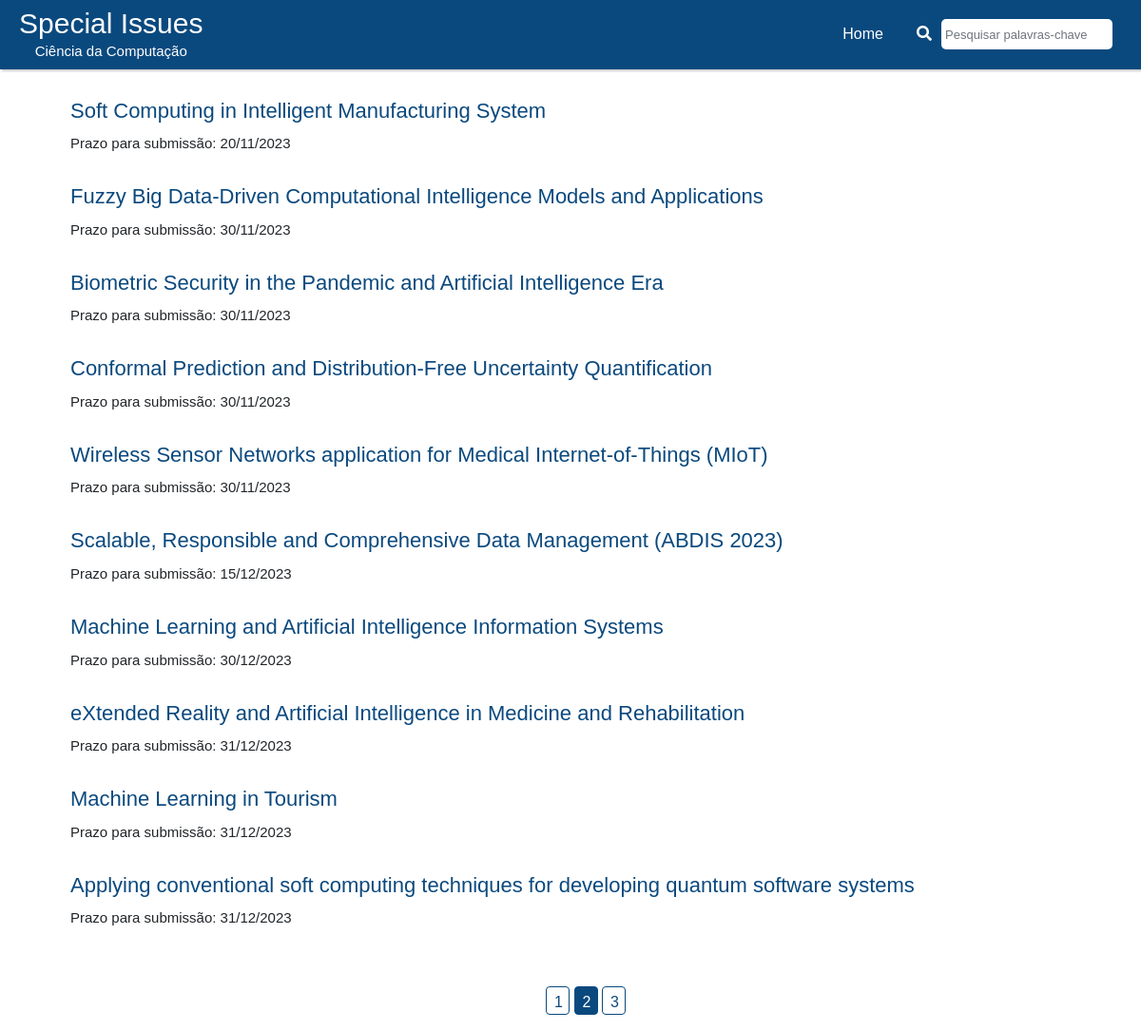
Screenshot of /?page=2 with the database file from the repository.
### website/adm/models.py (models this page shows)
class SPI(db.Model):
    id = db.Column(db.Integer, primary_key=True)
    editora = db.Column(db.String, unique=False, nullable=False)
    revista = db.Column(db.String, unique=False, nullable=False)
    titulo = db.Column(db.String, unique=False, nullable=False)
    link = db.Column(db.String, unique=True, nullable=False)
    prazo = db.Column(db.Date, unique=False, nullable=False)
    datanot = db.Column(db.Date, unique=False, nullable=False)
    detalhes = db.Column(db.String, unique=False, nullable=False)

### website/users/users_rotas.py (the view)
@app.route('/')
def home():
    per_page = 10
    page = request.args.get('page', type=int, default=1)
    specialissues = SPI.query.order_by(SPI.prazo.asc()).paginate(page=page, per_page=per_page)
    return render_template('users/users_home.html', title='Home para Usuários', specialissues=specialissues)

### website/templates/users/users_home.html (shortened to what this page needs)
{% extends 'layout.html' %}
{% block content %}
{% include 'users/users_navbar.html' %}
<div class="container">
    <ul>
        {% for spi in specialissues.items %}
        <li class="special-issue">
            <h3><a href="/detalhes/{{ spi.id }}">{{ spi.titulo }}</a></h3>
            <p class="date">Prazo para submissão: {{ spi.prazo.strftime('%d/%m/%Y') }}</p>
        </li>
        {% endfor %}
        <div class="col">
            {% for page_num in specialissues.iter_pages() %}
            {% if page_num%}
            {% if specialissues.page == page_num %}
            <a href="{{url_for('home', page=page_num)}}" class="btn btn-primary btn-sm">{{page_num}}</a>
            {% else %}
            <a href="{{url_for('home', page=page_num)}}" class="btn btn-outline-primary btn-sm">{{page_num}}</a>
            {% endif %}
            {% else %}
            ...
            {% endif %}
            {% endfor %}</div>
    </ul>
</div>
{% endblock content %}

### website/templates/users/users_navbar.html (style rules this page uses)
body { margin: 0; padding: 0; font-family: Arial, sans-serif; background-color: white; }

### website/templates/users/users_home.html (style rules this page uses)
.container ul { list-style-type: none; }
.container a { color: #0a497e; font-size:22px; margin-top: 50px; text-decoration: none; }
.container p { display: inline; margin-right: 10px; font-size: 15px; }
.container .special-issue { margin-bottom: 10px; display: block; margin-top: 25px; }
.col { text-align: center; }
.container .col a.btn-outline-primary { background-color: white; border-color: #0a497e; color: #0a497e; transition-duration: 0s; text-decoration: none; width: 25px; height: 30px; font-size: medium; }
.container .col a.btn-primary { background-color: #0a497e; border-color: #0a497e; color: white; transition-duration: 0s; text-decoration: none; width: 25px; height: 30px; font-size: medium; }

### rows the page displays
SPI: titulo "Soft Computing in Intelligent Manufacturing System", prazo "20/11/2023"
SPI: titulo "Fuzzy Big Data-Driven Computational Intelligence Models and Applications", prazo "30/11/2023"
SPI: titulo "Biometric Security in the Pandemic and Artificial Intelligence Era", prazo "30/11/2023"
SPI: titulo "Conformal Prediction and Distribution-Free Uncertainty Quantification", prazo "30/11/2023"
SPI: titulo "Wireless Sensor Networks application for Medical Internet-of-Things (MIoT)", prazo "30/11/2023"
SPI: titulo "Scalable, Responsible and Comprehensive Data Management (ABDIS 2023)", prazo "15/12/2023"
SPI: titulo "Machine Learning and Artificial Intelligence Information Systems", prazo "30/12/2023"
SPI: titulo "eXtended Reality and Artificial Intelligence in Medicine and Rehabilitation", prazo "31/12/2023"
SPI: titulo "Machine Learning in Tourism", prazo "31/12/2023"
SPI: titulo "Applying conventional soft computing techniques for developing quantum software systems", prazo "31/12/2023"

### other values shown
{{ page_num }} "1" "3"
{{ page_num }} "2"
